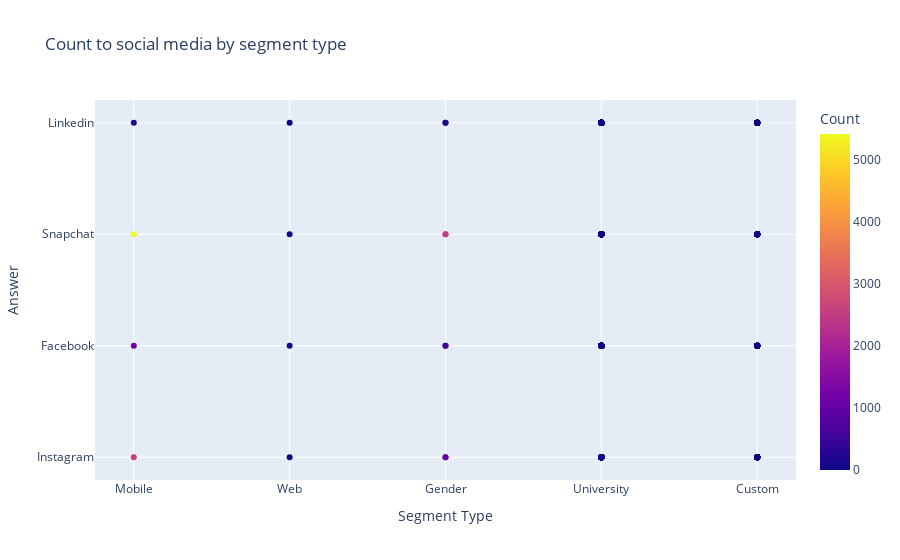

The code cell stored with this chart in its notebook:
### Code cell
#scatter plot for segment type and answer
fig = px.scatter(df1, x='Segment Type', y='Answer', color='Count', title='Count to social media by segment type')
fig.show()

### Figure 1 — Plotly figure (JSON) as saved in the notebook; plotly's stock layout.template omitted (floating-point values rounded to 4 significant figures; data arrays with more than 128 entries replaced by an {"elided": "..."} marker saying what was removed)
{"data": [{"hovertemplate": "Segment Type=%{x}<br>Answer=%{y}<br>Count=%{marker.color}<extra></extra>", "legendgroup": "", "marker": {"color": {"elided": "516 int values"}, "coloraxis": "coloraxis", "symbol": "circle"}, "mode": "markers", "name": "", "orientation": "v", "showlegend": false, "x": {"elided": "516 str values"}, "xaxis": "x", "y": {"elided": "516 str values"}, "yaxis": "y", "type": "scatter"}], "layout": {"xaxis": {"anchor": "y", "domain": [0, 1], "title": {"text": "Segment Type"}}, "yaxis": {"anchor": "x", "domain": [0, 1], "title": {"text": "Answer"}}, "coloraxis": {"colorbar": {"title": {"text": "Count"}}, "colorscale": [[0, "#0d0887"], [0.1111, "#46039f"], [0.2222, "#7201a8"], [0.3333, "#9c179e"], [0.4444, "#bd3786"], [0.5556, "#d8576b"], [0.6667, "#ed7953"], [0.7778, "#fb9f3a"], [0.8889, "#fdca26"], [1, "#f0f921"]]}, "legend": {"tracegroupgap": 0}, "title": {"text": "Count to social media by segment type"}}}
